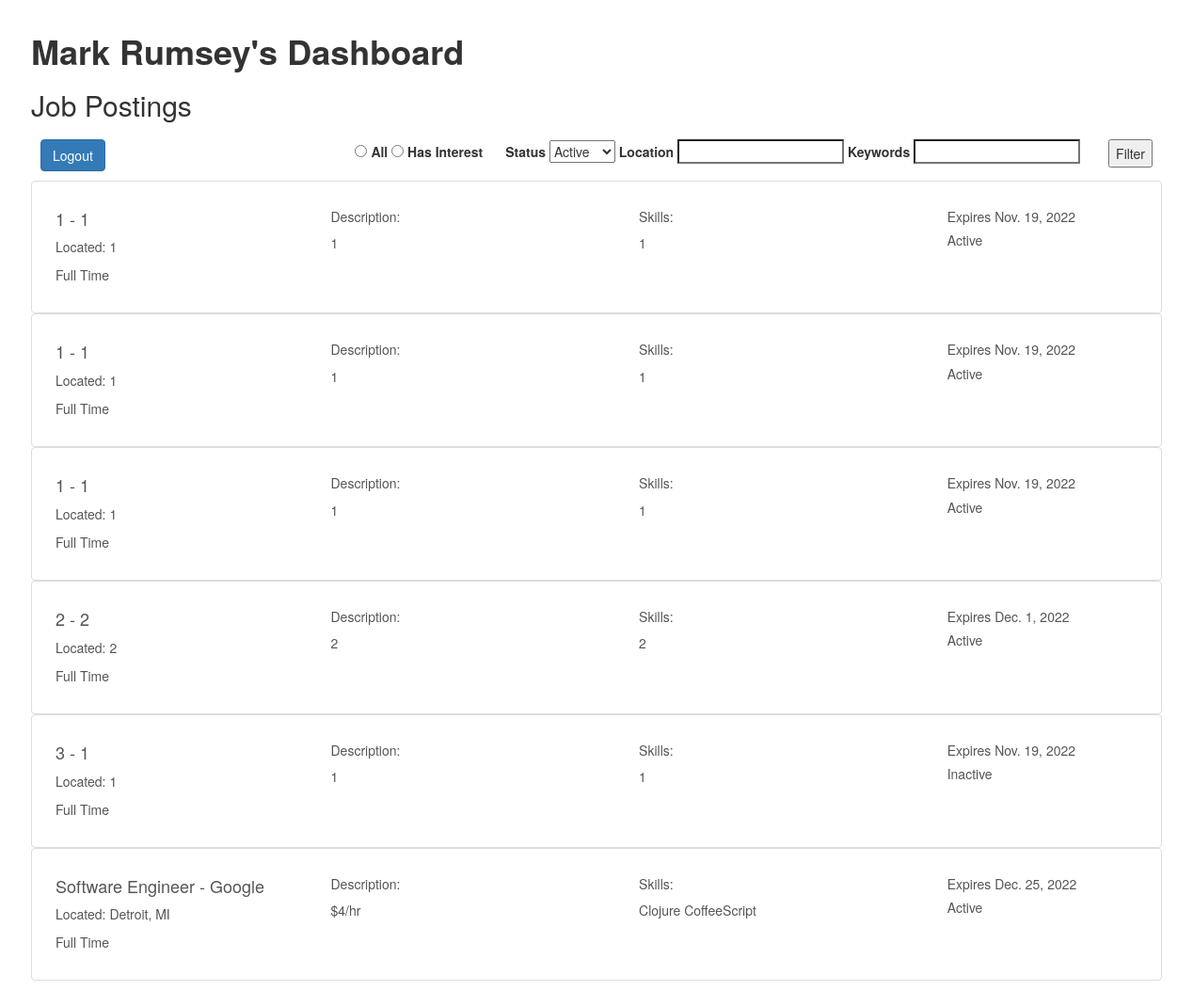
The page /candidate/homepage/ (signed in) on the database its author committed.
### candidate/models.py (models this page shows, shortened)
class CandidateProfile(models.Model):
    user = models.OneToOneField(
        settings.AUTH_USER_MODEL, on_delete=models.DO_NOTHING)
    name = models.CharField('Name', max_length=200)
    zip_code = models.IntegerField('Zip Code',
                                   validators=[MinLengthValidator(5, 'Zip Code must be 5 digits.'),
                                               MaxLengthValidator(
                                       5, 'Zip Code must be 5 digits.')
                                   ]
                                   )
    bio = models.CharField('Profile Bio', max_length=500)
    skills = models.TextField('Skills')
    github = models.CharField('Github Username', max_length=200)
    experience = models.IntegerField('Years Of Experience')
    education = models.TextField('Education')
    uninterested_ids = models.TextField('Uninterested IDs', default='')

### recruiter/models.py (models this page shows)
class JobPost(models.Model):
    recruiter = models.ForeignKey(RecruiterProfile, on_delete=models.CASCADE)
    pos_title = models.CharField("Position Title", max_length = 200)
    type = models.CharField("Type", max_length=200)
    location = models.CharField("Location", max_length = 200)
    des_skills = models.TextField("Desired Skills")
    description = models.TextField("Description")
    company = models.CharField("Company", max_length = 200)
    exp_date = models.DateField("Expiration Date")
    status = models.CharField("Status", max_length = 200)
    interested_candidates = models.PositiveIntegerField("Interested Candidates", default = 0)
    interested_ids = models.TextField("Interested IDs", default="")
    def __str__(self):
        return f"{self.pos_title} ({self.type}) - {self.company}"

### candidate/views.py (the view)
# urls.py: path("homepage/", views.homepage_view, name = 'homepage'),
@login_required(login_url=login_url)
@user_passes_test(candidate_check, login_url=login_url)
def homepage_view(request):
    if request.method == 'GET':
        try:
            candidate = CandidateProfile.objects.get(user=request.user)
            queryset = JobPost.objects
            if request.method == 'GET':
                interestFilter = request.GET.get("interestFilter", "")
                statusFilter = request.GET.get("statusFilter", "")
                locationFilter = request.GET.get("locationFilter", "")
                keywordFilter = request.GET.get("keywordFilter", "")
                if interestFilter == "Interested":
                    queryset = queryset.filter(interested_candidates__gte=1)
                if statusFilter == "Active":
                    queryset = queryset.filter(status=statusFilter)
                elif statusFilter == "Inactive":
                    queryset = queryset.filter(status=statusFilter)
                if locationFilter != "":
                    queryset = queryset.filter(
                        location__icontains=locationFilter)
                if keywordFilter != "":
                    queryset = queryset.filter(
                        description__icontains=keywordFilter)
            queryset = queryset.order_by(Lower('pos_title'))
            print(queryset)
            context = {'candidate': candidate,
                       'job_posts': queryset}
            return render(request, 'candidate/homepage.html', context=context)
        except CandidateProfile.DoesNotExist:
            return HttpResponseRedirect('/candidate/profile_creation')

### candidate/views.py (called while the page is built)
def candidate_check(user):
    return list(user.groups.all())[0].name == 'Candidates'

### candidate/templates/candidate/homepage.html (shortened to what this page needs)
{% extends "candidate_base.html" %}
{% block content %}
<div class="div-center-xlarge">
    <h1><b>{{candidate.name}}'s Dashboard</b></h1>
    <h2>Job Postings</h2>
    <div style="padding:10px">
            <a class="btn btn-primary" href="/register/logout" role="button">Logout</a>
            <form class = "right-align" method="get">
                <span style="padding:10px">
                    <input type="radio" name="interestFilter" value="All" class="form-check-input" id="view-method_0" required="">
                    <label class="form-check-label" for="view-method_0"> All </label>
                    <input type="radio" name="interestFilter" value="Interested" class="form-check-input" id="view-method_3" required="">
                    <label class="form-check-label" for="view-method_3"> Has Interest </label>
                </span>
                <span style="padding:10px">
                    <label for="Status">Status</label>
                    <select name="statusFilter" id="status">
                        <option value="Active">Active</option>
                      </select>
                    <label for="Location">Location</label>
                    <input type="search" id="location" name="locationFilter">
                    <label for="Keywords">Keywords</label>
                    <input type="search" id="keywords" name="keywordFilter">
                </span>
                <span style="padding:10px">
                    <button class="right-align" type="submit">Filter</button>
                </span>
            </form>
    </div>
    <div class = "list-group">
        {% for post in job_posts %}
        <div>
            <a href="/candidate/post/{{ post.id }}/" class="list-group-item list-group-item-action" aria-current="true">
            <div class="container text-left">
                <div class = "row">
                    <div class = "column-left">
                        <div class="d-flex w-100 justify-content-between">
                            <h4 class="mb-1">{{ post.pos_title }} - {{ post.company }}</h4>
                            <p class="mb-1">Located: {{ post.location }}</p>
                            <p class="mb-1">{{ post.type }}</p>
                        </div>
                    </div>
                    <div class = "column-middle">
                        <div class="d-flex w-100 justify-content-between">
                            <h5>Description:</h5>
                            <p class="mb-1">{{post.description}}</p>
                        </div>
                    </div>
                    <div class = "column-middle2">
                        <div class="d-flex w-100 justify-content-between">
                            <h5>Skills:</h5>
                            <p class="mb-1">{{post.des_skills}}</p>
                        </div>
                    </div>
                    <div class = "column-right">
                        <div class="d-flex w-100 justify-content-between">
                            <h5>Expires {{post.exp_date}}</h5>
                            <h5>{{post.status}}</h5>
                        </div>
                    </div>
                </div>
            </div>
            </a>
        </div>
        {% endfor %}
    </div>
</div>
{% endblock %}

### static/tindev/style.css (style rules this page uses)
.div-center-xlarge { width: 1200px; height: 1200px; background-color: #fff; left: 0; right: 0; top: 0; bottom: 0; margin: auto; max-width: 100%; max-height: 100%; overflow: auto; padding: 1em 2em; display: table; }
.column-left { float: left; width: 25%; padding: 10px; }
.column-middle { float: left; width: 28%; padding: 10px; }
.column-middle2 { float: left; width: 28%; padding: 10px; }
.column-right { float: left; width: 19%; padding: 10px; }
.right-align { float:right; height: 30px; }

### rows shown on the page
CandidateProfile: name "Mark Rumsey"
JobPost: pos_title "1", company "1", location "1", type "Full Time", description "1", des_skills "1", exp_date "Nov. 19, 2022", status "Active"
JobPost: pos_title "1", company "1", location "1", type "Full Time", description "1", des_skills "1", exp_date "Nov. 19, 2022", status "Active"
JobPost: pos_title "1", company "1", location "1", type "Full Time", description "1", des_skills "1", exp_date "Nov. 19, 2022", status "Active"
JobPost: pos_title "2", company "2", location "2", type "Full Time", description "2", des_skills "2", exp_date "Dec. 1, 2022", status "Active"
JobPost: pos_title "3", company "1", location "1", type "Full Time", description "1", des_skills "1", exp_date "Nov. 19, 2022", status "Inactive"
JobPost: pos_title "Software Engineer", company "Google", location "Detroit, MI", type "Full Time", description "$4/hr", des_skills "Clojure CoffeeScript", exp_date "Dec. 25, 2022", status "Active"
